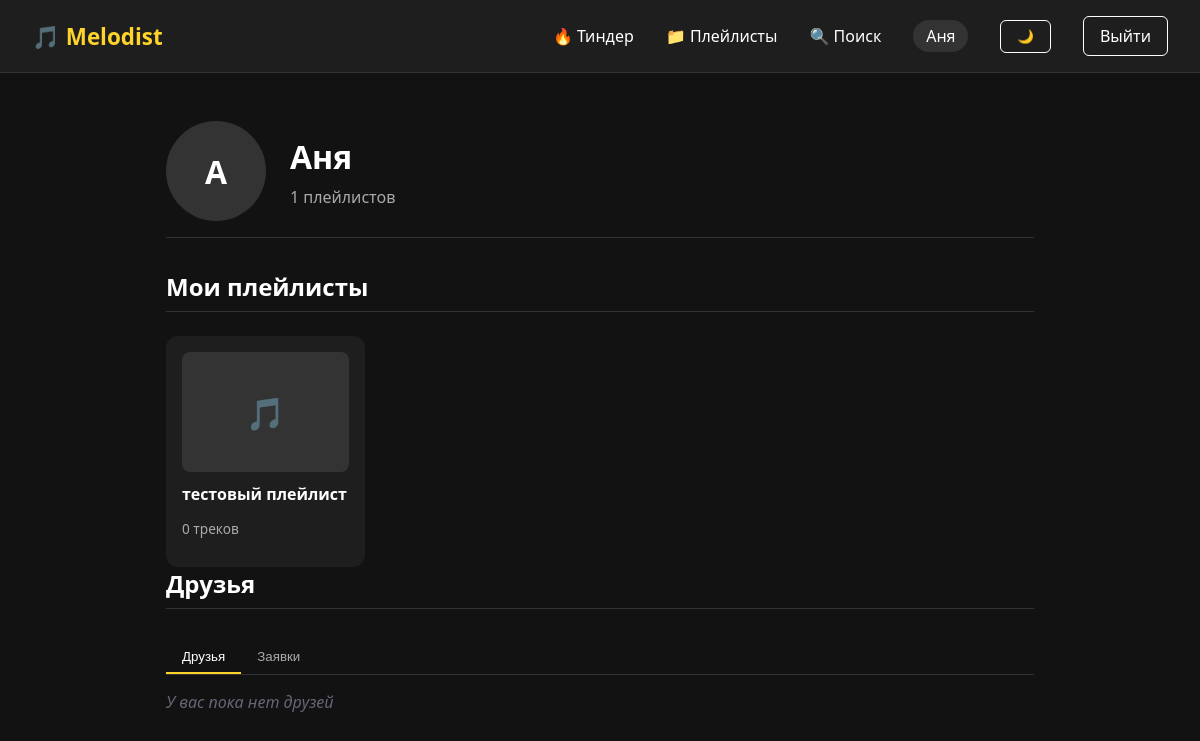
Before: /profile (signed in) with the older database file.
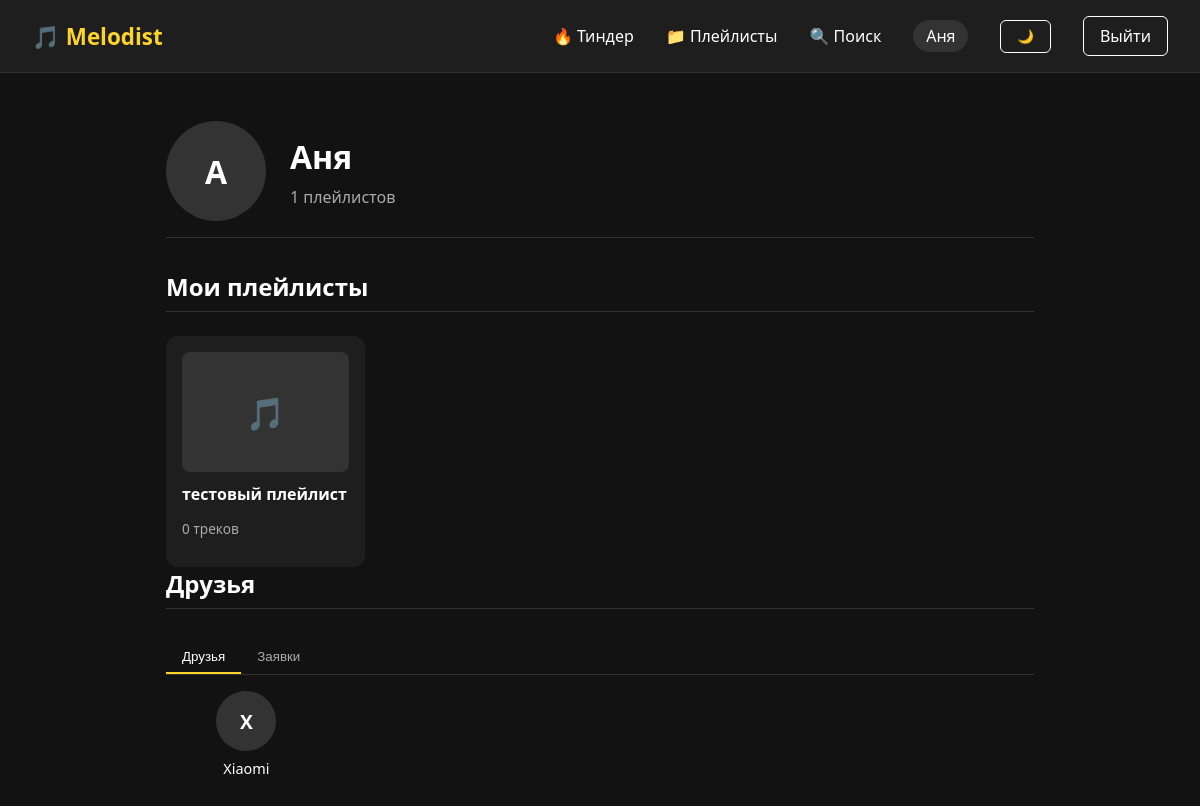
After: the same page with the newer database file.
### app.py (models this page shows)
class Playlist(db.Model):
    id = db.Column(db.Integer, primary_key=True)
    name = db.Column(db.String(200), nullable=False)
    is_public = db.Column(db.Boolean, default=False)
    user_id = db.Column(db.Integer, db.ForeignKey('user.id'), nullable=False)
    tracks = db.relationship('Track', secondary='playlist_track', lazy='subquery',
                             backref=db.backref('playlists', lazy=True))

class User(db.Model, UserMixin):
    id = db.Column(db.Integer, primary_key=True)  # первичный ключ
    username = db.Column(db.String(50), unique=True, nullable=False)  # уникальный логин
    password = db.Column(db.String(255), nullable=False)  # хэш пароля
    genres = db.Column(db.String(200))  # музыкальные вкусы, заполняются после регистрации на странице
    artists = db.Column(db.String(200))
    playlists = db.relationship('Playlist', backref='owner', lazy=True)
    dislikes = db.relationship('Track', secondary=disliked_tracks, backref='disliked_by')

### app.py (the view)
@app.route('/profile')
@login_required
def profile():
    playlists = Playlist.query.filter_by(user_id=current_user.id).all()
    friends = db.session.scalars(
        db.select(User).join(friendship, User.id == friendship.c.friend_id)
        .where(friendship.c.user_id == current_user.id, friendship.c.status == 'accepted')
    ).all()
    friend_requests = db.session.scalars(
        db.select(User).join(friendship, User.id == friendship.c.user_id)
        .where(friendship.c.friend_id == current_user.id, friendship.c.status == 'pending')
    ).all()
    return render_template('profile.html', user=current_user, playlists=playlists, friends=friends, friend_requests=friend_requests)

### app.py (called while the page is built)
@login_manager.user_loader
def load_user(user_id):
    return db.session.get(User, int(user_id))

### templates/profile.html (shortened to what this page needs)
{% extends "base.html" %}
{% block content %}
<div class="profile-container">
    <div class="profile-header">
        <div class="avatar">
            {% if user.avatar %}
                <img src="{{ user.avatar }}" alt="Аватар" class="avatar-img">
            {% else %}
                <div class="avatar-placeholder">{{ user.username[0] }}</div>
            {% endif %}
        </div>
        <div class="profile-info">
            <h1>{{ user.username }}</h1>
            <p class="playlist-count">{{ playlists|length }} плейлистов</p>
        </div>
    </div>
    <div class="profile-content">
        <h2>Мои плейлисты</h2>
        {% if playlists %}
            <div class="playlist-grid">
                {% for playlist in playlists %}
                    <a href="{{ url_for('playlist_detail', playlist_id=playlist.id) }}" class="playlist-card">
                        <div class="playlist-cover">
                            {% if playlist.tracks %}
                                <img src="{{ playlist.tracks[0].cover_url }}" alt="Обложка" class="playlist-cover-img">
                            {% else %}
                                <span>🎵</span>
                            {% endif %}
                        </div>
                        <h3>{{ playlist.name }}</h3>
                        <p>{{ playlist.tracks|length }} треков</p>
                    </a>
                {% endfor %}
            </div>
        {% else %}
            <p class="empty-message">У вас пока нет плейлистов</p>
        {% endif %}
        <h2>Друзья</h2>
        <div class="friends-section">
            <div class="friends-tabs">
                <button class="tab-btn active" data-tab="friends">Друзья</button>
                <button class="tab-btn" data-tab="requests">Заявки</button>
            </div>
            <div class="tab-content" id="friends-tab">
                {% if friends %}
                    <div class="friends-grid">
                        {% for friend in friends %}
                            <div class="friend-item">
                                <a href="{{ url_for('profile') }}" class="friend-link">
                                    {% if friend.avatar %}
                                        <img src="{{ friend.avatar }}" alt="Аватар" class="friend-avatar">
                                    {% else %}
                                        <div class="friend-avatar-placeholder">{{ friend.username[0] }}</div>
                                    {% endif %}
                                    <span class="friend-name">{{ friend.username }}</span>
                                </a>
                            </div>
                        {% endfor %}
                    </div>
                {% else %}
                    <p class="empty-message">У вас пока нет друзей</p>
                {% endif %}
            </div>
        </div>
    </div>
</div>
{% endblock %}

Changed rows visible on the page:
added User: username "X", username "Xiaomi"
Other visible differences:
text no longer shown: "У вас пока нет друзей"
